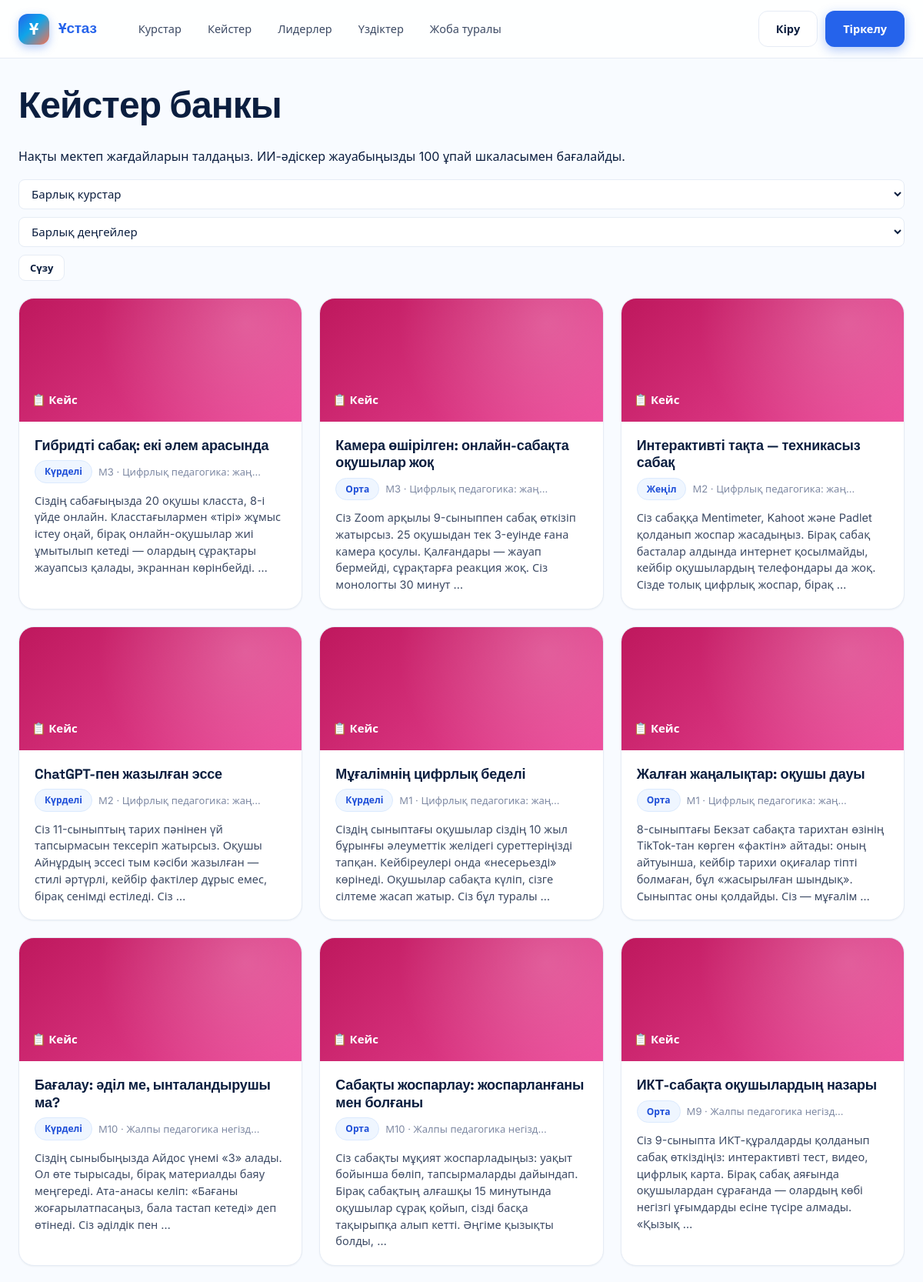
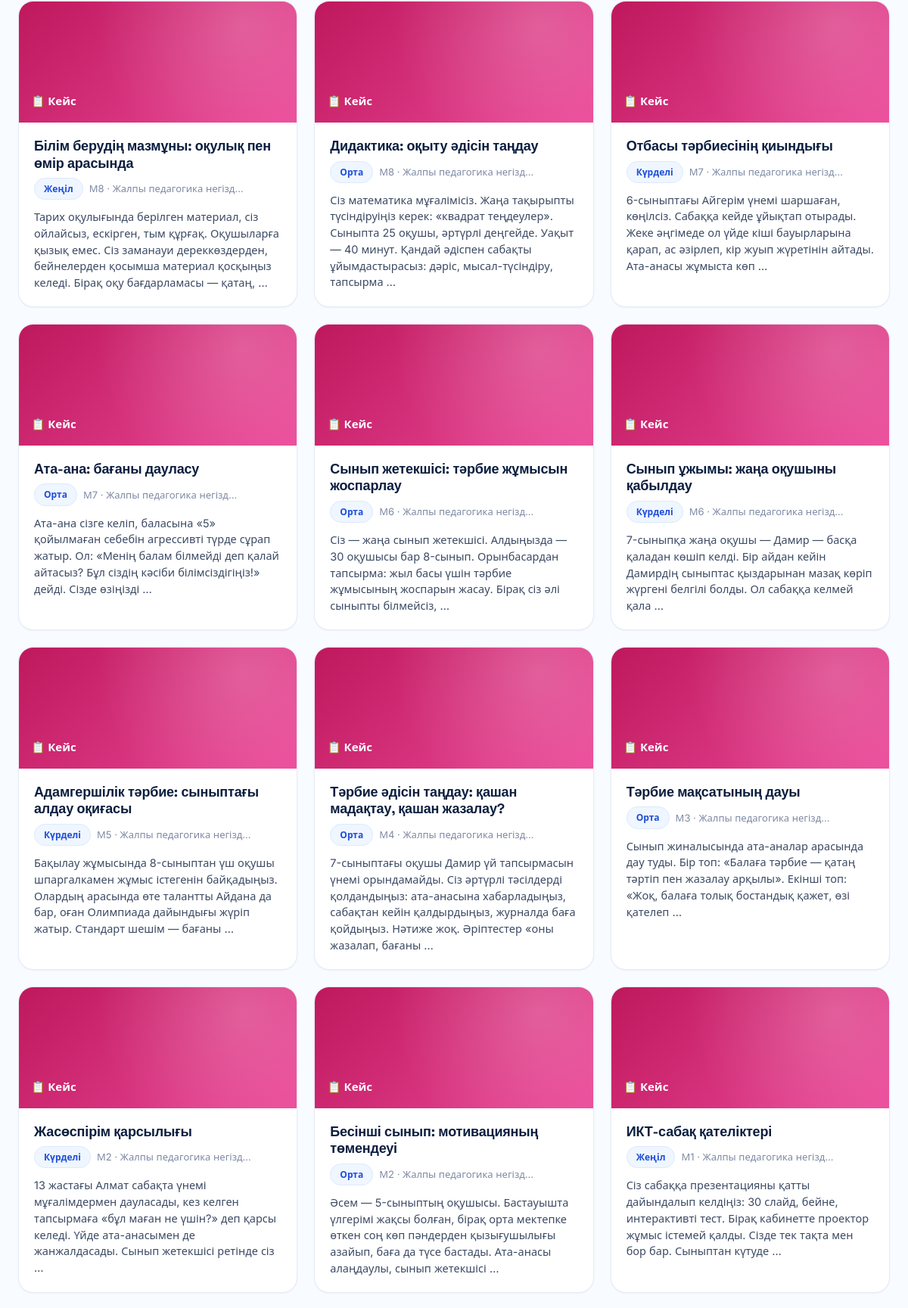
The page /assessments/cases/ (upper part) on the database its author committed (2 pictures, top to bottom).
### assessments/models.py (models this page shows, shortened)
class CaseStudy(models.Model):
    class Difficulty(models.TextChoices):
        EASY = "easy", "Жеңіл"
        MEDIUM = "medium", "Орта"
        HARD = "hard", "Күрделі"
    module = models.ForeignKey(
        Module, on_delete=models.SET_NULL, null=True, blank=True, related_name="cases"
    )
    course = models.ForeignKey(
        Course, on_delete=models.CASCADE, related_name="cases"
    )
    title = models.CharField(max_length=255)
    situation = models.TextField(help_text="Педагогикалық жағдайдың сипаттамасы")
    questions = models.JSONField(
        default=list, help_text="['Бұл жағдайда мұғалім не істеуі керек?', ...]"
    )
    expert_analysis = models.TextField(blank=True, help_text="Методист дайындаған эталондық талдау")
    rubric = models.JSONField(default=dict, blank=True)
    difficulty = models.CharField(max_length=8, choices=Difficulty.choices, default=Difficulty.MEDIUM)
    min_words = models.PositiveIntegerField(default=150)
    is_published = models.BooleanField(default=True)
    created_at = models.DateTimeField(auto_now_add=True)
    class Meta:
        ordering = ["-created_at"]
        verbose_name_plural = "Case studies"

### courses/models.py (models this page shows, shortened)
class Module(models.Model):
    course = models.ForeignKey(Course, on_delete=models.CASCADE, related_name="modules")
    title = models.CharField(max_length=255)
    summary = models.TextField(blank=True)
    order = models.PositiveSmallIntegerField(default=0)
    has_test = models.BooleanField(default=True)
    class Meta:
        ordering = ["order", "id"]
        unique_together = [("course", "order")]

class Course(models.Model):
    class Level(models.TextChoices):
        BEGINNER = "beginner", "Бастаушы"
        INTERMEDIATE = "intermediate", "Орта"
        ADVANCED = "advanced", "Жоғары"
    title = models.CharField(max_length=255)
    slug = models.SlugField(max_length=255, unique=True)
    short_description = models.CharField(max_length=300)
    description = models.TextField()
    cover = models.ImageField(upload_to="courses/covers/", blank=True, null=True)
    level = models.CharField(max_length=16, choices=Level.choices, default=Level.BEGINNER)
    language = models.CharField(max_length=8, default="kk")
    duration_hours = models.PositiveIntegerField(default=20)
    authors = models.ManyToManyField(
        settings.AUTH_USER_MODEL, related_name="authored_courses", blank=True
    )
    tags = models.CharField(max_length=255, blank=True, help_text="Үтірмен бөлінген тегтер")
    is_published = models.BooleanField(default=False)
    has_final_exam = models.BooleanField(default=True)
    final_exam_pass_pct = models.PositiveSmallIntegerField(default=70)
    created_at = models.DateTimeField(auto_now_add=True)
    updated_at = models.DateTimeField(auto_now=True)
    class Meta:
        ordering = ["-is_published", "title"]

### assessments/views.py (the view)
# urls.py: path("cases/", views.cases_catalog, name="cases"),
def cases_catalog(request):
    qs = CaseStudy.objects.filter(is_published=True).select_related("course", "module")
    course_slug = request.GET.get("course")
    difficulty = request.GET.get("difficulty")
    if course_slug:
        qs = qs.filter(course__slug=course_slug)
    if difficulty:
        qs = qs.filter(difficulty=difficulty)
    return render(request, "assessments/cases_catalog.html", {"cases": qs})

### templates/assessments/cases_catalog.html (shortened to what this page needs)
{% extends "base.html" %}
{% block content %}
<div class="container">
  <h1>Кейстер банкы</h1>
  <p class="lead">Нақты мектеп жағдайларын талдаңыз. ИИ-әдіскер жауабыңызды 100 ұпай шкаласымен бағалайды.</p>
  <form method="get" style="display:flex; gap:10px; flex-wrap:wrap; margin: 14px 0 22px;">
    <select name="course" style="padding:8px 12px; border:1.5px solid var(--line); border-radius:8px;">
      <option value="">Барлық курстар</option>
    </select>
    <select name="difficulty" style="padding:8px 12px; border:1.5px solid var(--line); border-radius:8px;">
      <option value="">Барлық деңгейлер</option>
    </select>
    <button class="btn btn-ghost btn-sm">Сүзу</button>
  </form>
  <div class="course-grid">
    {% for c in cases %}
      <a class="course-card" href="{% url 'assessments:case_detail' c.id %}">
        <div class="course-cover" style="background: linear-gradient(135deg, #be185d, #ec4899);">
          📋 Кейс
        </div>
        <div class="course-body">
          <h3 class="course-title">{{ c.title }}</h3>
          <div class="course-meta">
            <span class="pill">{{ c.get_difficulty_display }}</span>
            {% if c.module %}<span class="muted">М{{ c.module.order }} · {{ c.course.title|truncatechars:24 }}</span>{% endif %}
          </div>
          <div class="course-desc">{{ c.situation|truncatewords:25 }}</div>
        </div>
      </a>
    {% empty %}
      <p>Кейстер әлі қосылмаған.</p>
    {% endfor %}
  </div>
</div>
{% endblock %}

### static/css/app.css (style rules this page uses)
:root { --bg: #f8fbff; --bg-tint: #eff6ff; --bg-dark: #0b1e3f; --surface: #ffffff; --surface-2: #f7faff; --ink: #0b1e3f; --ink-soft: #3c4a64; --muted: #7e89a3; --line: #e6ecf5; --line-strong: #cfd9ea; --primary: #2563eb; --primary-600: #1d4ed8; --primary-50: #eff6ff; --primary-100: #dbeafe; --accent: #fb7050; --accent-600: #ea5a3a; --pop: #facc15; --pop-pink: #ec4899; --gradient: linear-gradient(135deg, #2563eb 0%, #0ea5e9 45%, #fb7050 100%); --gradient-soft: linear-gradient(135deg, #dbeafe 0%, #cffafe 50%, #fed7aa 100%); --success: #10b981; --warning: #f59e0b; --danger: #ef4444; --shadow-sm: 0 1px 2px rgba(11, 30, 63, 0.05); --shadow: 0 4px 16px rgba(37, 99, 235, 0.10), 0 1px 2px rgba(11, 30, 63, 0.04); --shadow-lg: 0 18px 44px rgba(37, 99, 235, 0.16), 0 4px 12px rgba(11, 30, 63, 0.05); --shadow-pop: 0 20px 50px rgba(251, 112, 80, 0.28); --r-sm: 10px; --r: 14px; --r-lg: 20px; --r-xl: 28px; }
* { box-sizing: border-box; }
html, body { margin: 0; padding: 0; }
body { font-family: "Inter", system-ui, -apple-system, "Segoe UI", Roboto, sans-serif; font-feature-settings: "cv11", "ss01", "ss03"; color: var(--ink); background: var(--bg); line-height: 1.6; -webkit-font-smoothing: antialiased; -moz-osx-font-smoothing: grayscale; }
.bg-cream { background: var(--bg); }
h1, h2, h3, .display { font-family: "Space Grotesk", "Inter", sans-serif; letter-spacing: -0.02em; font-weight: 700; color: var(--ink); }
h1 { font-size: clamp(2rem, 4vw, 3rem); line-height: 1.05; margin: 0 0 0.6em; }
h3 { font-size: 1.2rem; margin: 1em 0 0.4em; }
a { color: var(--primary); text-decoration: none; transition: color .15s ease; }
.container { max-width: 1200px; margin: 0 auto; padding: 0 24px; }
.btn { display: inline-flex; align-items: center; justify-content: center; gap: 8px; padding: 11px 22px; border-radius: 12px; font-weight: 600; font-size: 14.5px; cursor: pointer; border: 1px solid transparent; transition: all .18s cubic-bezier(.4,0,.2,1); font-family: inherit; text-decoration: none; white-space: nowrap; }
.btn-ghost { background: white; color: var(--ink); border-color: var(--line); }
.btn-sm { padding: 7px 14px; font-size: 13px; border-radius: 9px; }
.form input, .form textarea, .form select, input[type="text"], input[type="email"], input[type="password"], input[type="number"], textarea, select { width: 100%; padding: 11px 14px; border: 1.5px solid var(--line); border-radius: var(--r-sm); font: inherit; font-size: 15px; background: white; color: var(--ink); transition: all .15s ease; }
.course-grid { display: grid; grid-template-columns: repeat(auto-fill, minmax(300px, 1fr)); gap: 22px; }
.course-card { background: white; border: 1px solid var(--line); border-radius: var(--r-lg); overflow: hidden; display: flex; flex-direction: column; box-shadow: var(--shadow-sm); transition: all .25s cubic-bezier(.4,0,.2,1); position: relative; color: var(--ink); }
.course-cover { height: 160px; background: var(--gradient); display: flex; align-items: flex-end; padding: 16px; color: white; font-weight: 700; font-size: 15px; position: relative; overflow: hidden; }
.course-cover::after { content: ""; position: absolute; inset: 0; background: radial-gradient(circle at 80% 20%, rgba(255,255,255,0.2), transparent 60%); pointer-events: none; }
.course-body { padding: 20px; flex: 1; display: flex; flex-direction: column; }
.course-title { font-family: "Space Grotesk", sans-serif; font-size: 18px; font-weight: 700; margin: 0 0 8px; color: var(--ink); line-height: 1.25; letter-spacing: -0.01em; }
.course-meta { font-size: 13px; color: var(--muted); margin-bottom: 12px; display: flex; gap: 8px; flex-wrap: wrap; align-items: center; }
.course-desc { font-size: 14.5px; color: var(--ink-soft); flex: 1; line-height: 1.5; }
.pill { display: inline-flex; padding: 4px 12px; border-radius: 999px; background: var(--primary-50); font-size: 12px; font-weight: 600; color: var(--primary-600); border: 1px solid var(--primary-100); }
.muted { color: var(--muted); }

### rows shown on the page
CaseStudy: title "Гибридті сабақ: екі әлем арасында", difficulty "Күрделі", module.order "3", course "Цифрлық педагогика: жаң…", situation "Сіздің сабағыңызда 20 оқушы класста, 8-і үйде онлайн. Класстағылармен «тірі» жұмыс істеу оңай, бірақ онлайн-оқушылар жиі ұмытылып кетеді — олардың сұрақтары жауапсыз қалады, экраннан көрінбейді. …"
CaseStudy: title "Камера өшірілген: онлайн-сабақта оқушылар жоқ", difficulty "Орта", module.order "3", course "Цифрлық педагогика: жаң…", situation "Сіз Zoom арқылы 9-сыныппен сабақ өткізіп жатырсыз. 25 оқушыдан тек 3-еуінде ғана камера қосулы. Қалғандары — жауап бермейді, сұрақтарға реакция жоқ. Сіз монологты 30 минут …"
CaseStudy: title "Интерактивті тақта — техникасыз сабақ", difficulty "Жеңіл", module.order "2", course "Цифрлық педагогика: жаң…", situation "Сіз сабаққа Mentimeter, Kahoot және Padlet қолданып жоспар жасадыңыз. Бірақ сабақ басталар алдында интернет қосылмайды, кейбір оқушылардың телефондары да жоқ. Сізде толық цифрлық жоспар, бірақ …"
CaseStudy: title "ChatGPT-пен жазылған эссе", difficulty "Күрделі", module.order "2", course "Цифрлық педагогика: жаң…", situation "Сіз 11-сыныптың тарих пәнінен үй тапсырмасын тексеріп жатырсыз. Оқушы Айнұрдың эссесі тым кәсіби жазылған — стилі әртүрлі, кейбір фактілер дұрыс емес, бірақ сенімді естіледі. Сіз …"
CaseStudy: title "Мұғалімнің цифрлық беделі", difficulty "Күрделі", module.order "1", course "Цифрлық педагогика: жаң…", situation "Сіздің сыныптағы оқушылар сіздің 10 жыл бұрынғы әлеуметтік желідегі суреттеріңізді тапқан. Кейбіреулері онда «несерьезді» көрінеді. Оқушылар сабақта күліп, сізге сілтеме жасап жатыр. Сіз бұл туралы …"
CaseStudy: title "Жалған жаңалықтар: оқушы дауы", difficulty "Орта", module.order "1", course "Цифрлық педагогика: жаң…", situation "8-сыныптағы Бекзат сабақта тарихтан өзінің TikTok-тан көрген «фактін» айтады: оның айтуынша, кейбір тарихи оқиғалар тіпті болмаған, бұл «жасырылған шындық». Сыныптас оны қолдайды. Сіз — мұғалім …"
CaseStudy: title "Бағалау: әділ ме, ынталандырушы ма?", difficulty "Күрделі", module.order "10", course "Жалпы педагогика негізд…", situation "Сіздің сыныбыңызда Айдос үнемі «3» алады. Ол өте тырысады, бірақ материалды баяу меңгереді. Ата-анасы келіп: «Бағаны жоғарылатпасаңыз, бала тастап кетеді» деп өтінеді. Сіз әділдік пен …"
CaseStudy: title "Сабақты жоспарлау: жоспарланғаны мен болғаны", difficulty "Орта", module.order "10", course "Жалпы педагогика негізд…", situation "Сіз сабақты мұқият жоспарладыңыз: уақыт бойынша бөліп, тапсырмаларды дайындап. Бірақ сабақтың алғашқы 15 минутында оқушылар сұрақ қойып, сізді басқа тақырыпқа алып кетті. Әңгіме қызықты болды, …"
CaseStudy: title "ИКТ-сабақта оқушылардың назары", difficulty "Орта", module.order "9", course "Жалпы педагогика негізд…", situation "Сіз 9-сыныпта ИКТ-құралдарды қолданып сабақ өткіздіңіз: интерактивті тест, видео, цифрлық карта. Бірақ сабақ аяғында оқушылардан сұрағанда — олардың көбі негізгі ұғымдарды есіне түсіре алмады. «Қызық …"
CaseStudy: title "Білім берудің мазмұны: оқулық пен өмір арасында", difficulty "Жеңіл", module.order "8", course "Жалпы педагогика негізд…", situation "Тарих оқулығында берілген материал, сіз ойлайсыз, ескірген, тым құрғақ. Оқушыларға қызық емес. Сіз заманауи дереккөздерден, бейнелерден қосымша материал қосқыңыз келеді. Бірақ оқу бағдарламасы — қатаң, …"
CaseStudy: title "Дидактика: оқыту әдісін таңдау", difficulty "Орта", module.order "8", course "Жалпы педагогика негізд…", situation "Сіз математика мұғалімісіз. Жаңа тақырыпты түсіндіруіңіз керек: «квадрат теңдеулер». Сыныпта 25 оқушы, әртүрлі деңгейде. Уақыт — 40 минут. Қандай әдіспен сабақты ұйымдастырасыз: дәріс, мысал-түсіндіру, тапсырма …"
CaseStudy: title "Отбасы тәрбиесінің қиындығы", difficulty "Күрделі", module.order "7", course "Жалпы педагогика негізд…", situation "6-сыныптағы Айгерім үнемі шаршаған, көңілсіз. Сабаққа кейде ұйықтап отырады. Жеке әңгімеде ол үйде кіші бауырларына қарап, ас әзірлеп, кір жуып жүретінін айтады. Ата-анасы жұмыста көп …"
CaseStudy: title "Ата-ана: бағаны дауласу", difficulty "Орта", module.order "7", course "Жалпы педагогика негізд…", situation "Ата-ана сізге келіп, баласына «5» қойылмаған себебін агрессивті түрде сұрап жатыр. Ол: «Менің балам білмейді деп қалай айтасыз? Бұл сіздің кәсіби білімсіздігіңіз!» дейді. Сізде өзіңізді …"
CaseStudy: title "Сынып жетекшісі: тәрбие жұмысын жоспарлау", difficulty "Орта", module.order "6", course "Жалпы педагогика негізд…", situation "Сіз — жаңа сынып жетекшісі. Алдыңызда — 30 оқушысы бар 8-сынып. Орынбасардан тапсырма: жыл басы үшін тәрбие жұмысының жоспарын жасау. Бірақ сіз әлі сыныпты білмейсіз, …"
CaseStudy: title "Сынып ұжымы: жаңа оқушыны қабылдау", difficulty "Күрделі", module.order "6", course "Жалпы педагогика негізд…", situation "7-сыныпқа жаңа оқушы — Дамир — басқа қаладан көшіп келді. Бір айдан кейін Дамирдің сыныптас қыздарынан мазақ көріп жүргені белгілі болды. Ол сабаққа келмей қала …"
CaseStudy: title "Адамгершілік тәрбие: сыныптағы алдау оқиғасы", difficulty "Күрделі", module.order "5", course "Жалпы педагогика негізд…", situation "Бақылау жұмысында 8-сыныптан үш оқушы шпаргалкамен жұмыс істегенін байқадыңыз. Олардың арасында өте талантты Айдана да бар, оған Олимпиада дайындығы жүріп жатыр. Стандарт шешім — бағаны …"
CaseStudy: title "Тәрбие әдісін таңдау: қашан мадақтау, қашан жазалау?", difficulty "Орта", module.order "4", course "Жалпы педагогика негізд…", situation "7-сыныптағы оқушы Дамир үй тапсырмасын үнемі орындамайды. Сіз әртүрлі тәсілдерді қолдандыңыз: ата-анасына хабарладыңыз, сабақтан кейін қалдырдыңыз, журналда баға қойдыңыз. Нәтиже жоқ. Әріптестер «оны жазалап, бағаны …"
CaseStudy: title "Тәрбие мақсатының дауы", difficulty "Орта", module.order "3", course "Жалпы педагогика негізд…", situation "Сынып жиналысында ата-аналар арасында дау туды. Бір топ: «Балаға тәрбие — қатаң тәртіп пен жазалау арқылы». Екінші топ: «Жоқ, балаға толық бостандық қажет, өзі қателеп …"
CaseStudy: title "Жасөспірім қарсылығы", difficulty "Күрделі", module.order "2", course "Жалпы педагогика негізд…", situation "13 жастағы Алмат сабақта үнемі мұғалімдермен дауласады, кез келген тапсырмаға «бұл маған не үшін?» деп қарсы келеді. Үйде ата-анасымен де жанжалдасады. Сынып жетекшісі ретінде сіз …"
CaseStudy: title "Бесінші сынып: мотивацияның төмендеуі", difficulty "Орта", module.order "2", course "Жалпы педагогика негізд…", situation "Әсем — 5-сыныптың оқушысы. Бастауышта үлгерімі жақсы болған, бірақ орта мектепке өткен соң көп пәндерден қызығушылығы азайып, баға да түсе бастады. Ата-анасы алаңдаулы, сынып жетекшісі …"
CaseStudy: title "ИКТ-сабақ қателіктері", difficulty "Жеңіл", module.order "1", course "Жалпы педагогика негізд…", situation "Сіз сабаққа презентацияны қатты дайындалып келдіңіз: 30 слайд, бейне, интерактивті тест. Бірақ кабинетте проектор жұмыс істемей қалды. Сізде тек тақта мен бор бар. Сыныптан күтуде …"

### other values the page prints
{{ PLATFORM_NAME }} "Ұстаз"
